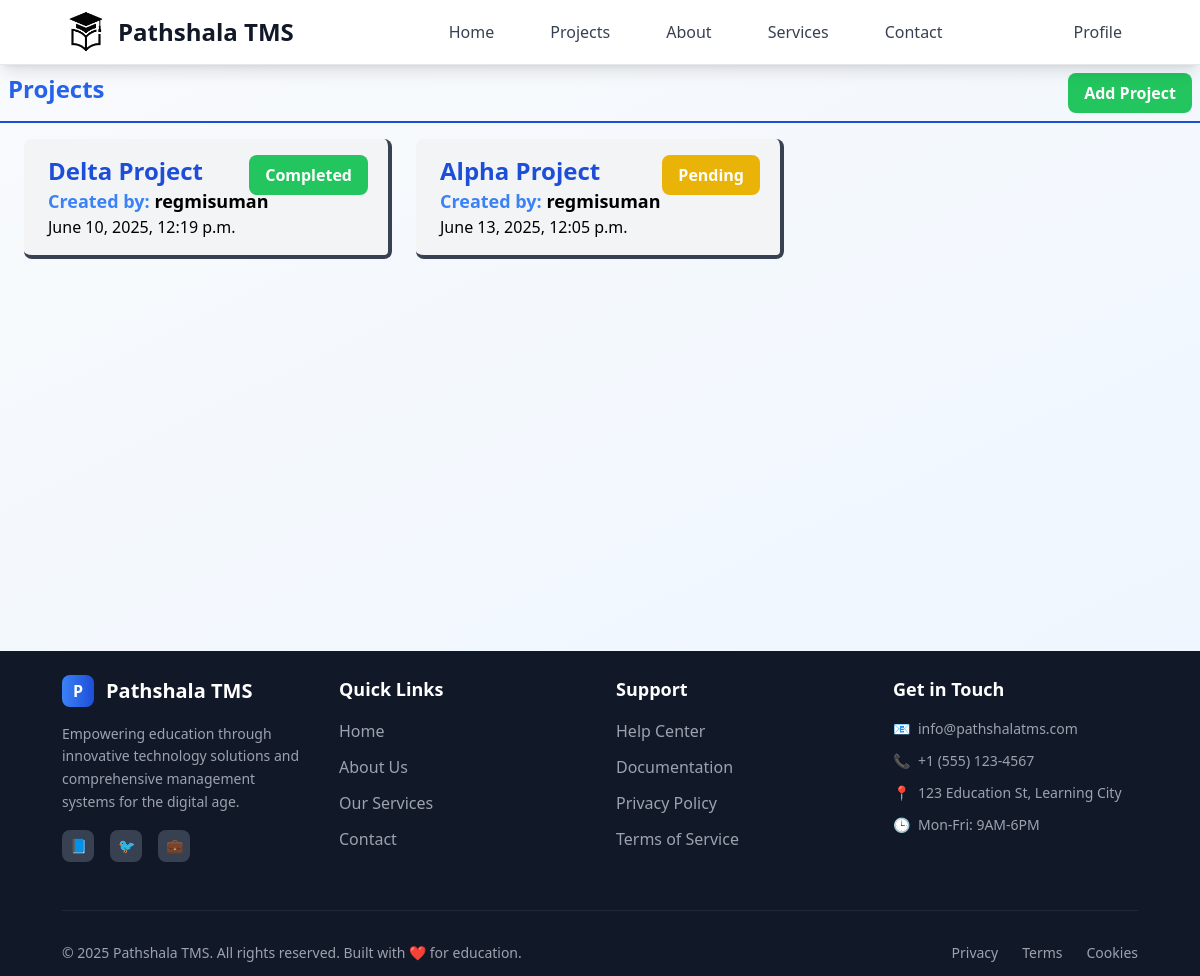
Page /employer/projects/ (signed in) on the earlier database version.
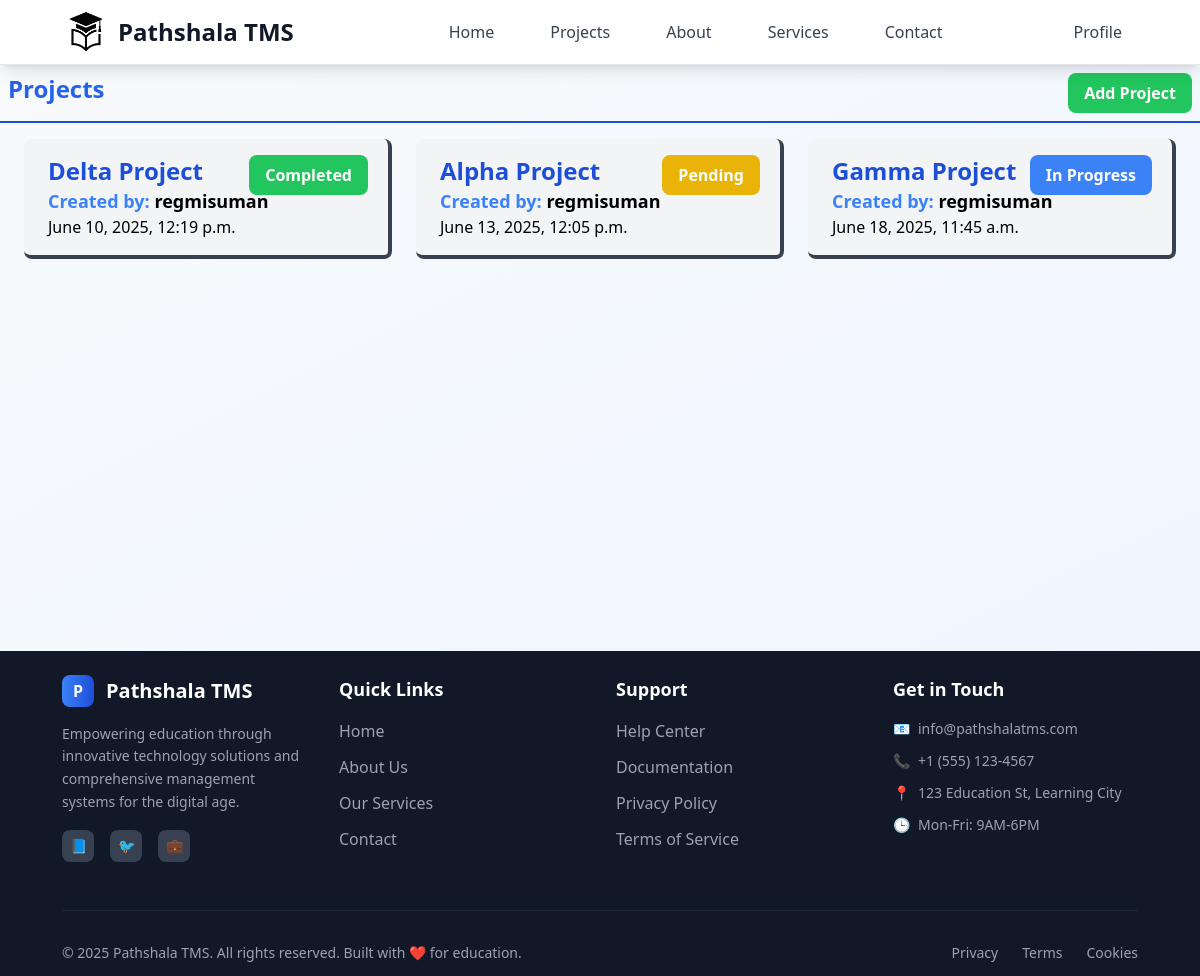
Same page on the later database version.
### projects/models.py (models this page shows, shortened)
class Project(models.Model):
    class StatusOptions(models.TextChoices):
        PENDING = "Pending", "Pending"
        IN_PROGRESS = "In Progress", "In Progress"
        COMPLETED = "Completed", "Completed"
        CANCELED = "Canceled", "Canceled"
    title = models.CharField(max_length=25)
    description = models.TextField(null=True, blank=True)
    user = models.ForeignKey(User, on_delete=models.CASCADE)
    status = models.CharField(choices=StatusOptions, default=StatusOptions.PENDING, max_length=15)
    created_at = models.DateTimeField(auto_now_add=True, editable=False)
    updated_at = models.DateTimeField(auto_now=True, null=True, blank=True, editable=False)

### projects/views.py (the view)
# urls.py: path("projects/", employerProjects),
@login_required(login_url="/login")
def employerProjects(request):
    role = request.user.profile.role
    projects = Project.objects.filter( user=request.user)
    if role =="employer":
        return render(request, "pages/employer/project/project_page.html", {"projects":projects})
    else:
        return redirect('/employee/projects')

### templates/pages/employer/project/project_page.html (shortened to what this page needs)
{% extends 'layouts/main.html' %}
{% block content %}
<div class="flex flex-col">
  <div class="flex p-2 mb-2 justify-between border-b-2 border-blue-700">
    <h1 class="text-blue-600 text-center text-2xl font-bold">Projects</h1>
    <div class="flex ms-auto">
      <a class="px-4 py-2 rounded-lg bg-green-500 text-white font-bold" href="/employer/register-project">Add Project</a>
    </div>
  </div>
  {%if projects%}
  <div class="grid grid-cols-1 md:grid-cols-2 lg:grid-cols-3 gap-6 mx-6">
    {% for project in projects %}
      <a  href="/employer/project-details/{{project.id}}">
        <div class="relative bg-gray-100 hover:bg-gray-200 hover:scale-[102%] transition:ease-in-out duration-300 border-b-4 border-r-4 border-gray-700 rounded-lg py-4 px-6 my-2">
          <div>
            <div class="text-2xl font-bold text-blue-700"> {{ project.title }} </div>
          </div>
          <span class="
        {% if project.status == 'Canceled' %} bg-red-500
            {% elif project.status == 'Completed' %}bg-green-500
            {% elif project.status == 'Pending' %}bg-yellow-500
            {% elif project.status == 'In Progress' %}bg-blue-500
            {% else %}bg-purple-500
            {% endif %}
          absolute top-0 right-5 z-5 px-4 py-2 rounded-lg text-white font-bold my-4">
            {{ project.status }}
          </span>
          <div class="text-lg font-semibold">  <span class="text-blue-500">Created by: </span>{{ project.user }}</div>
          <div>{{ project.created_at }}</div>
        </div>
      </a>
    {% endfor %}
  </div>
  {%endif%}
  </div>
{% endblock %}

### templates/layouts/main.html (shortened to what this page needs)
<!DOCTYPE html>
<html lang="en">
  <head>
    <script src="https://cdn.tailwindcss.com"></script>
  </head>
  <body class="bg-gray-50 dark:bg-gray-900 notification relative">
    <nav class="bg-white dark:bg-gray-800 shadow-lg border-b border-gray-200 dark:border-gray-700 sticky top-0 z-50">
      <div class="max-w-[95%] mx-auto px-4 sm:px-6 lg:px-8">
        <div class="flex items-center justify-between h-16">
          <a href="/" class="flex items-center space-x-2">
            <img src="/media/system_image/logo.png" class="h-12 rounded-full" alt="Logo" />
            <span class="text-2xl font-semibold text-gray-900 dark:text-white">Pathshala TMS</span>
          </a>
          <div class="hidden md:block">
            <div class="ml-10 flex items-baseline space-x-8">
              <a href="/dashboard" class="text-gray-700 dark:text-gray-300 hover:text-blue-600 dark:hover:text-blue-400 font-medium px-3 py-2 rounded-md hover:bg-gray-100 dark:hover:bg-gray-700 transition-all duration-200">Home</a>
              <a href="/projects" class="text-gray-700 dark:text-gray-300 hover:text-blue-600 dark:hover:text-blue-400 font-medium px-3 py-2 rounded-md hover:bg-gray-100 dark:hover:bg-gray-700 transition-all duration-200">Projects</a>
              <a href="/about" class="text-gray-700 dark:text-gray-300 hover:text-blue-600 dark:hover:text-blue-400 font-medium px-3 py-2 rounded-md hover:bg-gray-100 dark:hover:bg-gray-700 transition-all duration-200">About</a>
              <a href="/services" class="text-gray-700 dark:text-gray-300 hover:text-blue-600 dark:hover:text-blue-400 font-medium px-3 py-2 rounded-md hover:bg-gray-100 dark:hover:bg-gray-700 transition-all duration-200">Services</a>
              <a href="/contact" class="text-gray-700 dark:text-gray-300 hover:text-blue-600 dark:hover:text-blue-400 font-medium px-3 py-2 rounded-md hover:bg-gray-100 dark:hover:bg-gray-700 transition-all duration-200">Contact</a>
            </div>
          </div>
          {% if user.is_authenticated %}
            <div class="hidden md:flex items-center space-x-4">
              <a href="/profile" class="text-gray-700 dark:text-gray-300 hover:text-blue-600 dark:hover:text-blue-400 font-medium px-4 py-2 rounded-md hover:bg-gray-100 dark:hover:bg-gray-700 transition-all duration-200">Profile</a>
            </div>
          {% endif %}
        </div>
      </div>
    </nav>
    <div class="min-h-[60vh] bg-gradient-to-br from-slate-50 to-blue-50 dark:from-gray-800 dark:to-gray-900">
      {% block content %}
      {% endblock %}
    </div>
    <footer class="bg-gray-900 text-white">
      <div class="max-w-[95%] mx-auto px-4 sm:px-6 lg:px-8 py-6">
        <div class="grid grid-cols-1 md:grid-cols-4 gap-8">
          <div class="space-y-4">
            <div class="flex items-center space-x-3">
              <div class="w-8 h-8 bg-gradient-to-r from-blue-500 to-blue-700 rounded-lg flex items-center justify-center">
                <span class="text-white font-bold">P</span>
              </div>
              <span class="text-xl font-bold">Pathshala TMS</span>
            </div>
            <p class="text-gray-400 text-sm leading-relaxed">Empowering education through innovative technology solutions and comprehensive management systems for the digital age.</p>
            <div class="flex space-x-4">
              <div class="w-8 h-8 bg-gray-700 hover:bg-blue-600 rounded-lg flex items-center justify-center cursor-pointer transition-colors duration-200">
                <span class="text-sm">📘</span>
              </div>
              <div class="w-8 h-8 bg-gray-700 hover:bg-blue-400 rounded-lg flex items-center justify-center cursor-pointer transition-colors duration-200">
                <span class="text-sm">🐦</span>
              </div>
              <div class="w-8 h-8 bg-gray-700 hover:bg-blue-700 rounded-lg flex items-center justify-center cursor-pointer transition-colors duration-200">
                <span class="text-sm">💼</span>
              </div>
            </div>
          </div>
          <div>
            <h3 class="text-lg font-semibold mb-4 text-white">Quick Links</h3>
            <ul class="space-y-3">
              <li>
                <a href="/dashboard" class="text-gray-400 hover:text-white transition-colors duration-200 block">Home</a>
              </li>
              <li>
                <a href="/about" class="text-gray-400 hover:text-white transition-colors duration-200 block">About Us</a>
              </li>
              <li>
                <a href="/services" class="text-gray-400 hover:text-white transition-colors duration-200 block">Our Services</a>
              </li>
              <li>
                <a href="/contact" class="text-gray-400 hover:text-white transition-colors duration-200 block">Contact</a>
              </li>
            </ul>
          </div>
          <div>
            <h3 class="text-lg font-semibold mb-4 text-white">Support</h3>
            <ul class="space-y-3">
              <li>
                <a href="/help" class="text-gray-400 hover:text-white transition-colors duration-200 block">Help Center</a>
              </li>
              <li>
                <a href="/docs" class="text-gray-400 hover:text-white transition-colors duration-200 block">Documentation</a>
              </li>
              <li>
                <a href="/policies" class="text-gray-400 hover:text-white transition-colors duration-200 block">Privacy Policy</a>
              </li>
              <li>
                <a href="/terms" class="text-gray-400 hover:text-white transition-colors duration-200 block">Terms of Service</a>
              </li>
            </ul>
          </div>
          <div>
            <h3 class="text-lg font-semibold mb-4 text-white">Get in Touch</h3>
            <div class="space-y-3 text-gray-400 text-sm">
              <div class="flex items-center space-x-2">
                <span>📧</span>
                <span>info@pathshalatms.com</span>
              </div>
              <div class="flex items-center space-x-2">
                <span>📞</span>
                <span>+1 (555) 123-4567</span>
              </div>
              <div class="flex items-center space-x-2">
                <span>📍</span>
                <span>123 Education St, Learning City</span>
              </div>
              <div class="flex items-center space-x-2">
                <span>🕒</span>
                <span>Mon-Fri: 9AM-6PM</span>
              </div>
            </div>
          </div>
        </div>
        <div class="border-t border-gray-800 mt-12 pt-8">
          <div class="flex flex-col md:flex-row justify-between items-center">
            <p class="text-gray-400 text-sm">&copy; 2025 Pathshala TMS. All rights reserved. Built with ❤️ for education.</p>
            <div class="flex space-x-6 mt-4 md:mt-0">
              <a href="/privacy" class="text-gray-400 hover:text-white text-sm transition-colors duration-200">Privacy</a>
              <a href="/terms" class="text-gray-400 hover:text-white text-sm transition-colors duration-200">Terms</a>
              <a href="/cookies" class="text-gray-400 hover:text-white text-sm transition-colors duration-200">Cookies</a>
            </div>
          </div>
        </div>
      </div>
    </footer>
  </body>
</html>

Differences in the rows shown:
added Project: title "Gamma Project", status "In Progress", user "regmisuman", created_at "June 18, 2025, 11:45 a.m."
